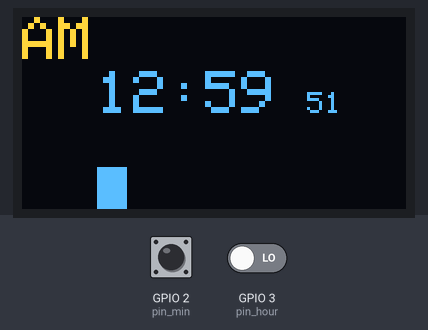
A sketch run on a simulated ESP32. On the bench: 128×64 one-colour display. The test bench sets the inputs (shaded band); at power-on: GPIO 2 (pin_min) HIGH, GPIO 3 (pin_hour) LOW. The OLED is the two-colour kind (top 16 rows yellow); the display library's start-up logo is not drawn; random numbers use the default seed unless the sketch sets one; what the sketch prints to the serial monitor is not drawn.

Above: at 2.3 s.
At 6.3 s:
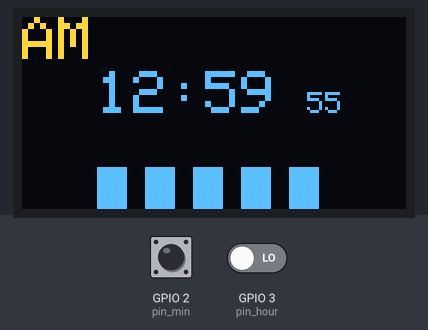
At 11.3 s:
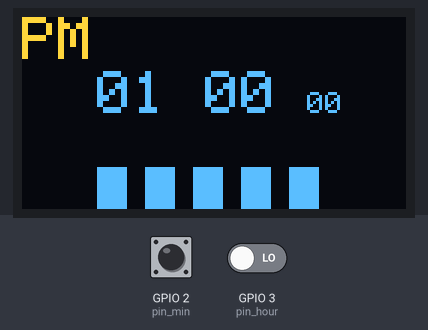
At 20.4 s:
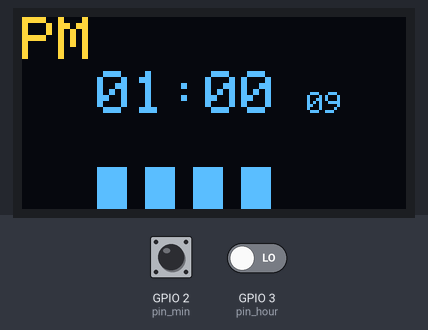
At 29.4 s:
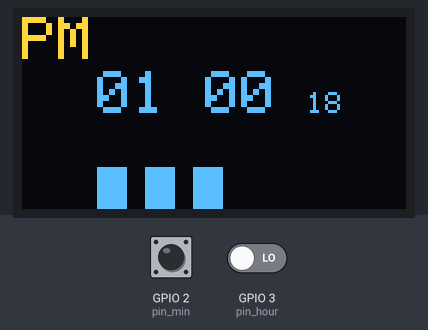
At 38.5 s:
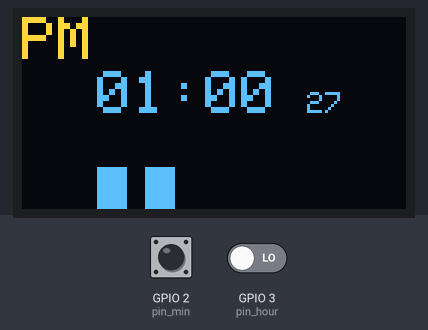

The sketch:

digivice2.ino
```cpp
#pragma once

#include "Reloj.h"

bool showAnimation = true;


void setup() {
  setupReloj();

  Serial.begin(115200);
  Serial.println();
  Serial.println();
  Wire.begin(5, 4);

  if (!display.begin(SSD1306_SWITCHCAPVCC, SCREEN_ADDRESS)) {
    Serial.println(F("SSD1306 allocation failed"));
    for (;;); // Don't proceed, loop forever
  }

  display.display();
  delay(2000); // Pause for 2 seconds
  display.clearDisplay();
}

void loop() {
  runClock();
  printTime();
}
```

Animaciones.h
```cpp
#include <Adafruit_SSD1306.h>
#include <Adafruit_GFX.h>
#include <Wire.h>
#include "Digimons.h"

#define SCREEN_WIDTH 128 // OLED display width, in pixels
#define SCREEN_HEIGHT 64 // OLED display height, in pixels

#define OLED_RESET     -1 // Reset pin # (or -1 if sharing Arduino reset pin)
#define SCREEN_ADDRESS 0x3C ///< See datasheet for Address; 0x3D for 128x64, 0x3C for 128x32

int counter = 1;
int Alazar = 0;

unsigned long tiempoAnterior = 0;
int semilla = 0;

Adafruit_SSD1306 display(SCREEN_WIDTH, SCREEN_HEIGHT, &Wire, OLED_RESET);

void Animacion1() {
  randomSeed(analogRead(0));

  static int xPos = 0;
  static int yPos = 0;
  static int xScale = 0;

  // Obtenga el tiempo actual en milisegundos
  unsigned long tiempoActual = millis();

  // Verifique si han pasado 5 minutos (300000 milisegundos) desde la última actualización
  if (tiempoActual - tiempoAnterior > 300000) {
    // Actualiza la semilla y el tiempo anterior
    semilla = random(0, 10);
    randomSeed(semilla);
    tiempoAnterior = tiempoActual;
  }

  long movimiento = (random(0, 6) == 0) ? -6 : 6;

  if (movimiento < 0) {
    display.clearDisplay();
    display.drawBitmap(xPos, 25, Agumon4_bmp, 40, 40, 1);
    display.display();
    delay(400);

    display.clearDisplay();
    display.drawBitmap(xPos, 25, Agumon3_bmp, 40, 40, 1);
    display.display();
    delay(300);
  }
  else {

    display.clearDisplay();
    display.drawBitmap(xPos, 25, Agumon1_bmp, 40, 40, 1);
    display.display();
    delay(300);
    display.clearDisplay();
    display.drawBitmap(xPos, 25, Agumon2_bmp, 40, 40, 1);
    display.display();
    delay(300);

  }
  xPos = xPos + movimiento;
  if (xPos >= 128 - Agumon_WIDTH || xPos < 0) {
    movimiento = -movimiento;
    for (int i = 0; i < 10; i++) {
      xPos = xPos + movimiento;
      if (movimiento == -movimiento) {
        display.clearDisplay();
        display.drawBitmap(xPos, 25, Agumon1_bmp, 40, 40, 1);
        display.display();
        delay(400);
        display.clearDisplay();
        display.drawBitmap(xPos, 25, Agumon2_bmp, 40, 40, 1);
        display.display();
        delay(400);
      }
      else {
        display.clearDisplay();
        display.drawBitmap(xPos, 25, Agumon4_bmp, 40, 40, 1);
        display.display();
        delay(400);
        display.clearDisplay();
        display.drawBitmap(xPos, 25, Agumon3_bmp, 40, 40, 1);
        display.display();
        delay(400);

      }
    }
  }
  if (xPos == 64 - Agumon_WIDTH / 2) {
    delay(2000);
  }
}
```

Reloj.h
```cpp
//coded by cefuve.com
#include "Animaciones.h"

#define pin_min 2
#define pin_hour 3

String amPM = "AM";

int ampmActual = 0;
int hour = 12;
int minute = 59;
int second = 50;
int barCount = 0;
int barWhite = 0;

long tiempo_actual = 0;
unsigned long previousTime = 0;


bool modo_edicion = false;
bool wait = false;
bool blink_time = false;
bool barras = false;

int old_min = 1;
int old_hour = 1;
int count = 0;


void setupReloj() {
  Serial.begin(9600);
  pinMode(pin_min, INPUT);
  pinMode(pin_hour, INPUT);

  if (!display.begin(SSD1306_SWITCHCAPVCC, SCREEN_ADDRESS)) {
    Serial.println(F("SSD1306 allocation failed"));
    for (;;);
  }

  display.display();
  delay(100);
  display.clearDisplay();
  display.setTextSize(3);
  display.setTextColor(SSD1306_WHITE);

}

void printTime() {

  unsigned long currentTime = millis();

  if (ampmActual == 0) {
    amPM = "AM";
  }
  else {
    amPM = "PM";
  }

  display.clearDisplay();
  display.setTextSize(2);
  display.setCursor(25, 18);

  if (hour < 10) display.print("0");
  display.print(hour);
  if (blink_time) display.print(":");
  if (!blink_time) display.print(" ");
  if (minute < 10) display.print("0");
  display.print(minute);

  display.setCursor(95, 25);
  display.setTextSize(1);
  if (second < 10) display.print("0");
  display.print(second);

  display.setTextSize(2);
  display.setCursor(0, 0);
  display.print(amPM);

  if (currentTime - previousTime > 1000) { // 1 segundo en milisegundos
    previousTime = currentTime;
    barCount++;

   if (barCount >= 6) {
      barCount = 1;
    }
  }

  for (int i = 0; i <= 6; i++) {
    if (barCount <= i) {
      display.fillRect((25 + (i * 16)), (50), 10, 18, 0);
    }
    else {
      display.fillRect((25 + (i * 16)), (50), 10, 18, 1);
    }
  }

  display.display();

  //  if (currentTime - previousTime > 1000) { // 1 segundo en milisegundos
  //    previousTime = currentTime;
  //    barCount++;
  //
  //    if (barCount == 5) {
  //      display.setCursor(20, 18);
  //      for (int j = 0; j < (barWhite); j++) {
  //        display.fillRect((25 + (j * 16)), (50), 10, 18, 0);
  //      }
  //      if (barWhite >= 5 ) {
  //        barCount = 0;
  //        barWhite = 0;
  //      }
  //    }
  //  }
  //  if (barCount <= 5) {
  //    display.setCursor(20, 18);
  //    for (int i = 0; i < (barCount); i++) {
  //      display.fillRect((25 + (i * 16)), (50), 10, 18, 1);
  //    }
  //  }
  //  display.display();

  Serial.print(hour);
  Serial.print(":");
  Serial.print(minute);
  Serial.print(":");
  Serial.println(second);
}

void runClock() {
  //Modo edición
  int lectura_min = digitalRead(pin_min);
  int lectura_hour = digitalRead(pin_hour);

  if (lectura_min == 0 && lectura_hour == 0) {
    count++;
    wait = true;
    delay(1);
  } else {
    if (wait == true) {
      wait = false;
      delay(400);
      return;
    }
  }

  if (lectura_min == 1 && lectura_hour == 1) {
    if (count > 1500) {
      modo_edicion = !modo_edicion;
      second = 0;
      old_min = 1;
      old_hour = 1;
    }
    count = 0;
  }

  if (lectura_min == 1 && old_min == 0 && modo_edicion) {
    minute++;
    if (minute == 60) minute = 0;
    printTime();
  }

  if (lectura_hour == 1 && old_hour == 0 && modo_edicion) {
    hour++;
    if (hour == 13) hour = 1;
    printTime();
  }


  old_min = lectura_min;
  old_hour = lectura_hour;
  if (modo_edicion) return;


  //Reloj digital

  //if(millis() >= tiempo_actual + 1000)   Lógica que genera error
  if (millis() - tiempo_actual > 1000) {
    tiempo_actual = millis();
    blink_time = !blink_time;
    second++;

    if (second == 60) {
      second = 0;
      minute++;
    }
    if (minute == 60) {
      minute = 0;
      hour++;
    }
    if (hour == 13) {
      hour = 1;
      ampmActual = !ampmActual;
    }

    printTime();
  }
}
```

Source omitted: Digimons.h (data table, 5812 bytes)

Measured:
- what the display in image 0 shows lasts 1.0 s, from 2.2 s to 3.2 s
